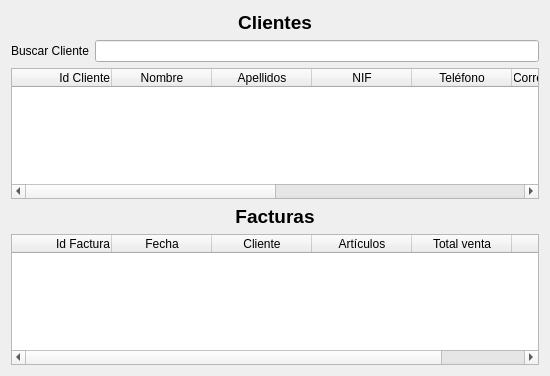
<?xml version="1.0" encoding="UTF-8"?>
<ui version="4.0">
 <class>wdgClientes</class>
 <widget class="QWidget" name="wdgClientes">
  <property name="geometry">
   <rect>
    <x>0</x>
    <y>0</y>
    <width>550</width>
    <height>376</height>
   </rect>
  </property>
  <property name="sizePolicy">
   <sizepolicy hsizetype="Expanding" vsizetype="Expanding">
    <horstretch>0</horstretch>
    <verstretch>0</verstretch>
   </sizepolicy>
  </property>
  <property name="windowTitle">
   <string>Form</string>
  </property>
  <layout class="QHBoxLayout" name="horizontalLayout_2">
   <item>
    <layout class="QVBoxLayout" name="verticalLayout">
     <item>
      <widget class="QLabel" name="lbl">
       <property name="font">
        <font>
         <pointsize>14</pointsize>
         <weight>75</weight>
         <bold>true</bold>
        </font>
       </property>
       <property name="text">
        <string>Clientes</string>
       </property>
       <property name="alignment">
        <set>Qt::AlignCenter</set>
       </property>
      </widget>
     </item>
     <item>
      <layout class="QHBoxLayout" name="horizontalLayout">
       <item>
        <widget class="QLabel" name="lblBusqueda">
         <property name="text">
          <string>Buscar Cliente</string>
         </property>
        </widget>
       </item>
       <item>
        <widget class="QLineEdit" name="txtBusqueda"/>
       </item>
      </layout>
     </item>
     <item>
      <widget class="QTableWidget" name="tblClientes">
       <property name="contextMenuPolicy">
        <enum>Qt::CustomContextMenu</enum>
       </property>
       <property name="editTriggers">
        <set>QAbstractItemView::NoEditTriggers</set>
       </property>
       <property name="selectionMode">
        <enum>QAbstractItemView::SingleSelection</enum>
       </property>
       <property name="selectionBehavior">
        <enum>QAbstractItemView::SelectRows</enum>
       </property>
       <column>
        <property name="text">
         <string>Id Cliente</string>
        </property>
        <property name="textAlignment">
         <set>AlignRight|AlignVCenter</set>
        </property>
       </column>
       <column>
        <property name="text">
         <string>Nombre</string>
        </property>
       </column>
       <column>
        <property name="text">
         <string>Apellidos</string>
        </property>
       </column>
       <column>
        <property name="text">
         <string>NIF</string>
        </property>
       </column>
       <column>
        <property name="text">
         <string>Teléfono</string>
        </property>
       </column>
       <column>
        <property name="text">
         <string>Correo electrónico</string>
        </property>
       </column>
       <column>
        <property name="text">
         <string>Dirección</string>
        </property>
       </column>
       <column>
        <property name="text">
         <string>Ciudad</string>
        </property>
       </column>
       <column>
        <property name="text">
         <string>Código Postal</string>
        </property>
       </column>
       <column>
        <property name="text">
         <string>País</string>
        </property>
       </column>
      </widget>
     </item>
     <item>
      <widget class="QLabel" name="lblFacturas">
       <property name="font">
        <font>
         <pointsize>14</pointsize>
         <weight>75</weight>
         <bold>true</bold>
        </font>
       </property>
       <property name="text">
        <string>Facturas</string>
       </property>
       <property name="alignment">
        <set>Qt::AlignCenter</set>
       </property>
      </widget>
     </item>
     <item>
      <widget class="QTableWidget" name="tblFacturas">
       <property name="contextMenuPolicy">
        <enum>Qt::CustomContextMenu</enum>
       </property>
       <property name="editTriggers">
        <set>QAbstractItemView::NoEditTriggers</set>
       </property>
       <property name="selectionMode">
        <enum>QAbstractItemView::SingleSelection</enum>
       </property>
       <property name="selectionBehavior">
        <enum>QAbstractItemView::SelectRows</enum>
       </property>
       <attribute name="horizontalHeaderStretchLastSection">
        <bool>true</bool>
       </attribute>
       <attribute name="horizontalHeaderStretchLastSection">
        <bool>true</bool>
       </attribute>
       <column>
        <property name="text">
         <string>Id Factura</string>
        </property>
        <property name="textAlignment">
         <set>AlignRight|AlignVCenter</set>
        </property>
       </column>
       <column>
        <property name="text">
         <string>Fecha</string>
        </property>
       </column>
       <column>
        <property name="text">
         <string>Cliente</string>
        </property>
       </column>
       <column>
        <property name="text">
         <string>Artículos</string>
        </property>
       </column>
       <column>
        <property name="text">
         <string>Total venta</string>
        </property>
       </column>
       <column>
        <property name="text">
         <string>Pagado</string>
        </property>
       </column>
      </widget>
     </item>
    </layout>
   </item>
  </layout>
  <action name="actionFacturaCliente">
   <property name="icon">
    <iconset resource="../images/gnuoptics.qrc">
     <normaloff>:/gnuoptics/factura.png</normaloff>:/gnuoptics/factura.png</iconset>
   </property>
   <property name="text">
    <string>Factura nueva</string>
   </property>
  </action>
  <action name="actionFacturaClienteGenerico">
   <property name="icon">
    <iconset resource="../images/gnuoptics.qrc">
     <normaloff>:/gnuoptics/factura.png</normaloff>:/gnuoptics/factura.png</iconset>
   </property>
   <property name="text">
    <string>Factura a cliente genérico</string>
   </property>
  </action>
  <action name="actionFacturaModificar">
   <property name="icon">
    <iconset resource="../images/gnuoptics.qrc">
     <normaloff>:/gnuoptics/document-edit.png</normaloff>:/gnuoptics/document-edit.png</iconset>
   </property>
   <property name="text">
    <string>Modificar factura</string>
   </property>
  </action>
  <action name="actionFacturaBorrar">
   <property name="icon">
    <iconset resource="../images/gnuoptics.qrc">
     <normaloff>:/gnuoptics/list-remove.png</normaloff>:/gnuoptics/list-remove.png</iconset>
   </property>
   <property name="text">
    <string>Borrar factura</string>
   </property>
  </action>
  <action name="actionClienteBorrar">
   <property name="icon">
    <iconset resource="../images/gnuoptics.qrc">
     <normaloff>:/gnuoptics/list-remove.png</normaloff>:/gnuoptics/list-remove.png</iconset>
   </property>
   <property name="text">
    <string>Borrar cliente</string>
   </property>
   <property name="toolTip">
    <string>Borrar cliente</string>
   </property>
  </action>
  <action name="actionClienteModificar">
   <property name="icon">
    <iconset resource="../images/gnuoptics.qrc">
     <normaloff>:/gnuoptics/document-edit.png</normaloff>:/gnuoptics/document-edit.png</iconset>
   </property>
   <property name="text">
    <string>Modificar cliente</string>
   </property>
   <property name="toolTip">
    <string>&lt;!DOCTYPE HTML PUBLIC &quot;-//W3C//DTD HTML 4.0//EN&quot; &quot;http://www.w3.org/TR/REC-html40/strict.dtd&quot;&gt;
&lt;html&gt;&lt;head&gt;&lt;meta name=&quot;qrichtext&quot; content=&quot;1&quot; /&gt;&lt;style type=&quot;text/css&quot;&gt;
p, li { white-space: pre-wrap; }
&lt;/style&gt;&lt;/head&gt;&lt;body style=&quot; font-family:'Sans Serif'; font-size:9pt; font-weight:400; font-style:normal;&quot;&gt;
&lt;p style=&quot; margin-top:0px; margin-bottom:0px; margin-left:0px; margin-right:0px; -qt-block-indent:0; text-indent:0px;&quot;&gt;&lt;img src=&quot;:/gnuoptics/keke.png&quot; /&gt;Modifica al cliente&lt;/p&gt;&lt;/body&gt;&lt;/html&gt;</string>
   </property>
  </action>
  <action name="actionClienteNuevo">
   <property name="icon">
    <iconset resource="../images/gnuoptics.qrc">
     <normaloff>:/gnuoptics/contact-new.png</normaloff>:/gnuoptics/contact-new.png</iconset>
   </property>
   <property name="text">
    <string>Nuevo cliente</string>
   </property>
  </action>
 </widget>
 <resources>
  <include location="../images/gnuoptics.qrc"/>
 </resources>
 <connections/>
</ui>
